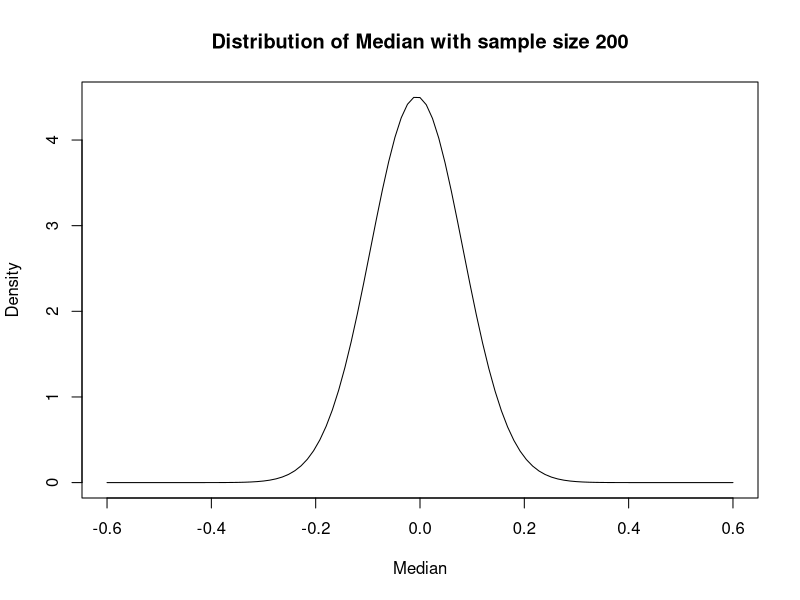
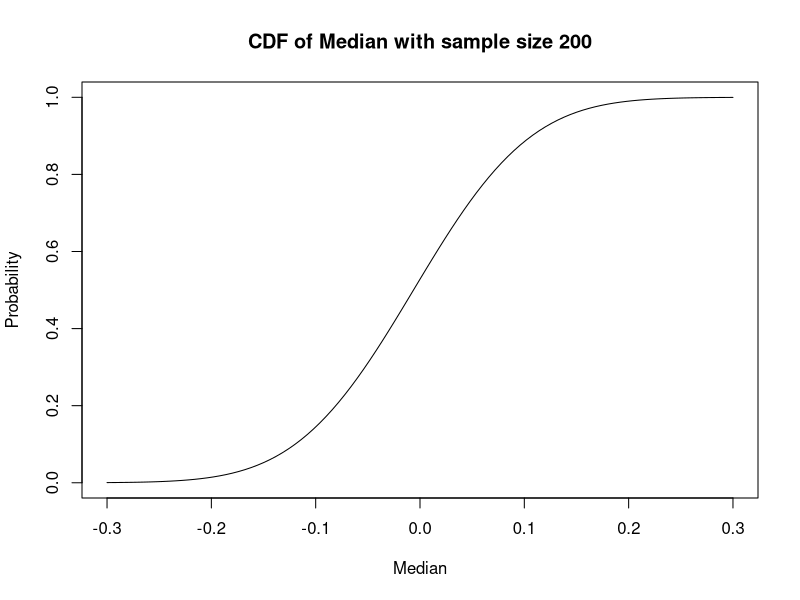
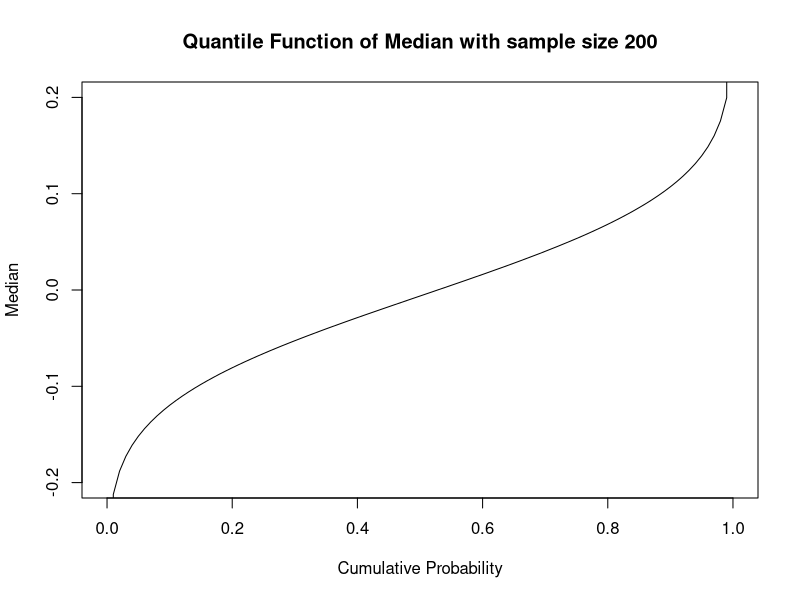
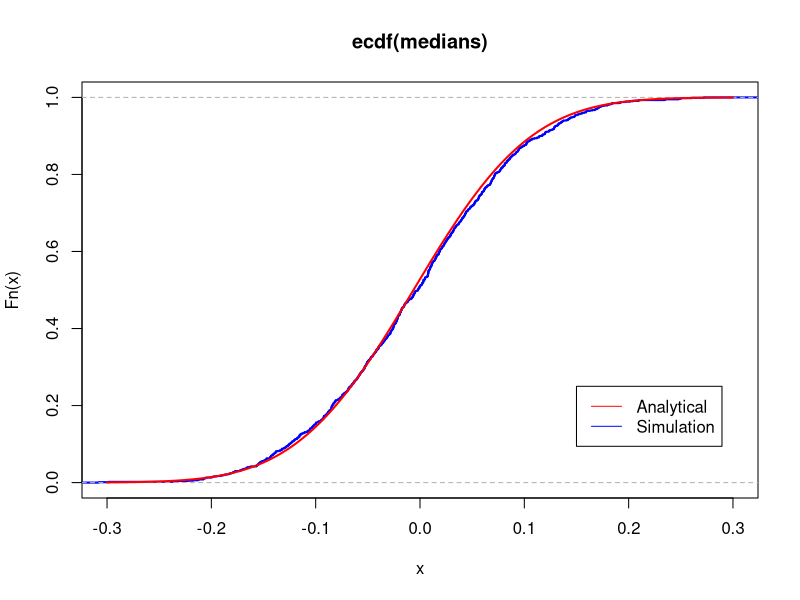
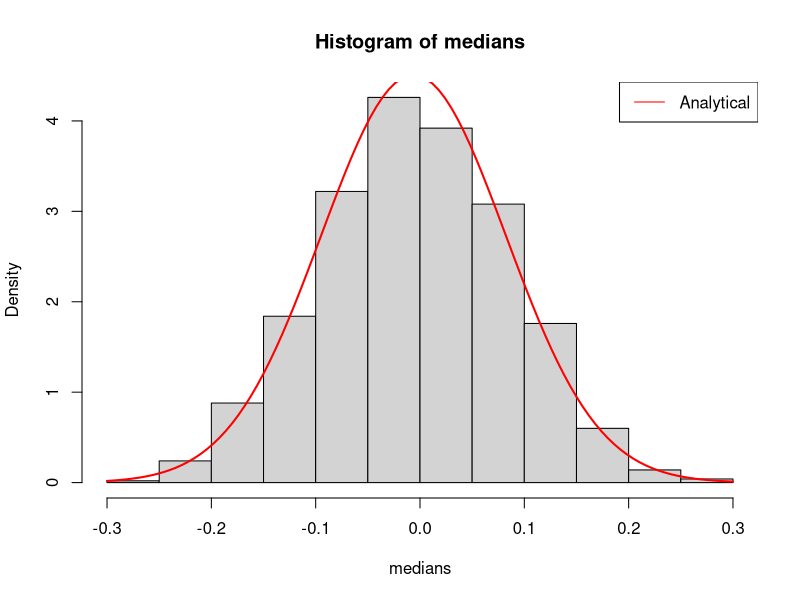
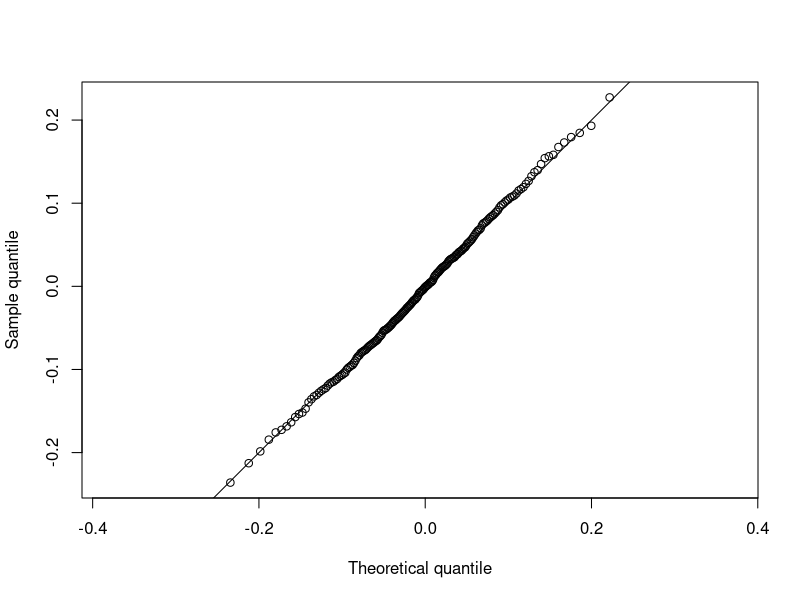
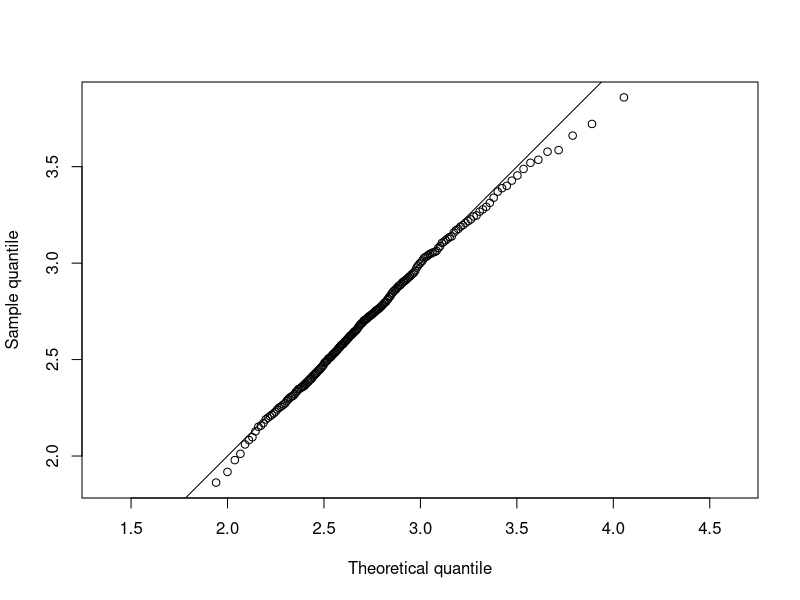
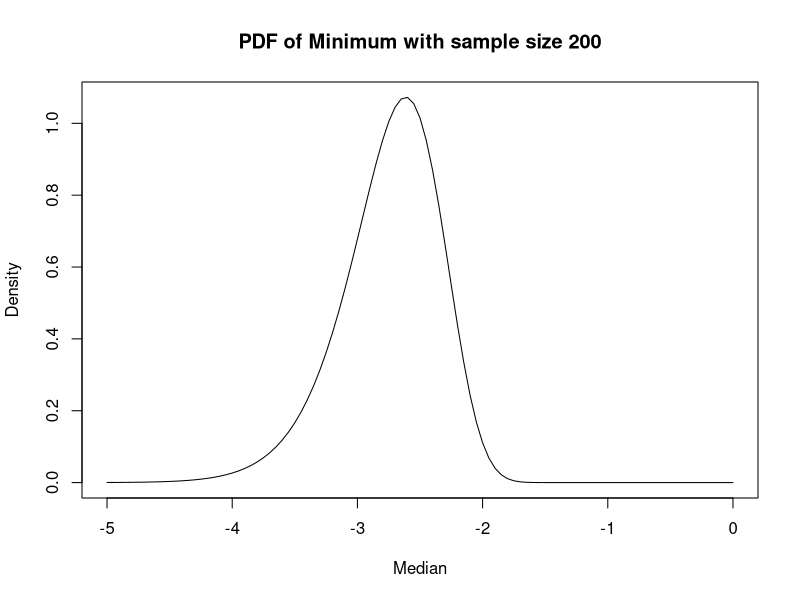

R code for these plots, in order:
## ---- chunk 1
library(dplyr)
## ---- chunk 2
dorder <- function(x){
  100*
  choose(200,100)*
  (pnorm(x))^(100-1)*
  (1-pnorm(x))^(100)*
  dnorm(x)
}

curve(dorder(x),-0.6,0.6,
      xlab="Median", 
      ylab="Density", 
      main="Distribution of Median with sample size 200")
## ---- chunk 3
porder <- function(x){
  pbinom(100-1, 200, pnorm(x), lower.tail = FALSE)
}

curve(porder(x), -0.3, 0.3,
      xlab="Median", 
      ylab="Probability", 
      main="CDF of Median with sample size 200")
## ---- chunk 4
qorder <- function(p){
  out <- p*0
  temp <- function(x,p){porder(x)-p}
  for(i in seq_along(p)){
    out[i] <- uniroot(temp,c(-5,5),p=p[i])$root
  }
  out
}

curve(qorder(x), 0,1, ylim=c(-0.2,0.2),
      xlab="Cumulative Probability", 
      ylab="Median", 
      main="Quantile Function of Median with sample size 200")
## ---- chunk 5
medians <- replicate(
  1000
  , rnorm(200) %>% sort %>% `[` (100)
)

medians_ecdf <- ecdf(medians)

plot(medians_ecdf, col = "blue", xlim=c(-0.3, 0.3), lw=2)
curve(porder(x), add=TRUE, col = "red", lw=2)
legend(0.15,0.25,legend=c("Analytical", "Simulation"),
       col=c("red", "blue"), lty=1:1)
## ---- chunk 6
medians <- replicate(
  1000
  , rnorm(200) %>% sort %>% `[` (100)
)

hist(medians, freq=FALSE)
curve(dorder(x), add=TRUE, col = "red", lw=2)
legend("topright",legend=c("Analytical"),
       col=c("red"), lty=1:1)
## ---- chunk 7
medians <- replicate(
  1000
  , rnorm(200) %>% sort %>% `[` (100)
)

q_candidate <- qnorm

x <- qorder((1:199)/200)
y <- quantile(medians, probs = (1:199)/200)

plot(x,y, asp = 1, xlab = "Theoretical quantile", ylab = "Sample quantile")
abline(0,1)

## ---- chunk 8
dorder <- function(x, k){
  k*
  choose(200,k)*
  (pnorm(x))^(k-1)*
  (1-pnorm(x))^(200-k)*
  dnorm(x)
}

porder <- function(x, k){
  pbinom(k-1, 200, pnorm(x), lower.tail = FALSE)
}

qorder <- function(p,k){
  out <- p*0
  temp <- function(x,p){porder(x,k)-p}
  for(i in seq_along(p)){
    out[i] <- uniroot(temp,c(-5,5),p=p[i])$root
  }
  out
}
## ---- chunk 9
max <- replicate(
  1000
  , max(rnorm(200))
)
max1 <- rnorm(200)
q_candidate <- qnorm

x <- qorder((1:199)/200,200) #p=1 creates outlier equal to 100
y <- quantile(max, probs = (1:199)/200)

plot(x,y, asp = 1, xlab = "Theoretical quantile", ylab = "Sample quantile")
abline(0,1)
## ---- chunk 10
dorder <- function(x, k, dist, ...){
  p <- eval(parse(text=paste0("p", dist)))
  d <- eval(parse(text=paste0("d", dist)))
  k*
  choose(200,k)*
  (p(x))^(k-1)*
  (1-p(x))^(200-k)*
  d(x)
}

porder <- function(x, k, dist, ...){
  p <- eval(parse(text=paste0("p", dist)))
  pbinom(k-1, 200, p(x), lower.tail = FALSE)
}

qorder <- function(p, k, dist, ...){
  out <- p*0
  temp <- function(x,p){porder(x, k, "norm")-p}
  for(i in seq_along(p)){
    out[i] <- uniroot(temp,c(-5,5),p=p[i])$root
  }
  out
}
## ---- chunk 11
curve(dorder(x,1,"norm"),-5,0, 
      xlab="Median", 
      ylab="Density", 
      main="PDF of Minimum with sample size 200")

curve(porder(x,1,"norm"), -5,0,
      xlab="Median", 
      ylab="Probability", 
      main="CDF of Minimum with sample size 200")
